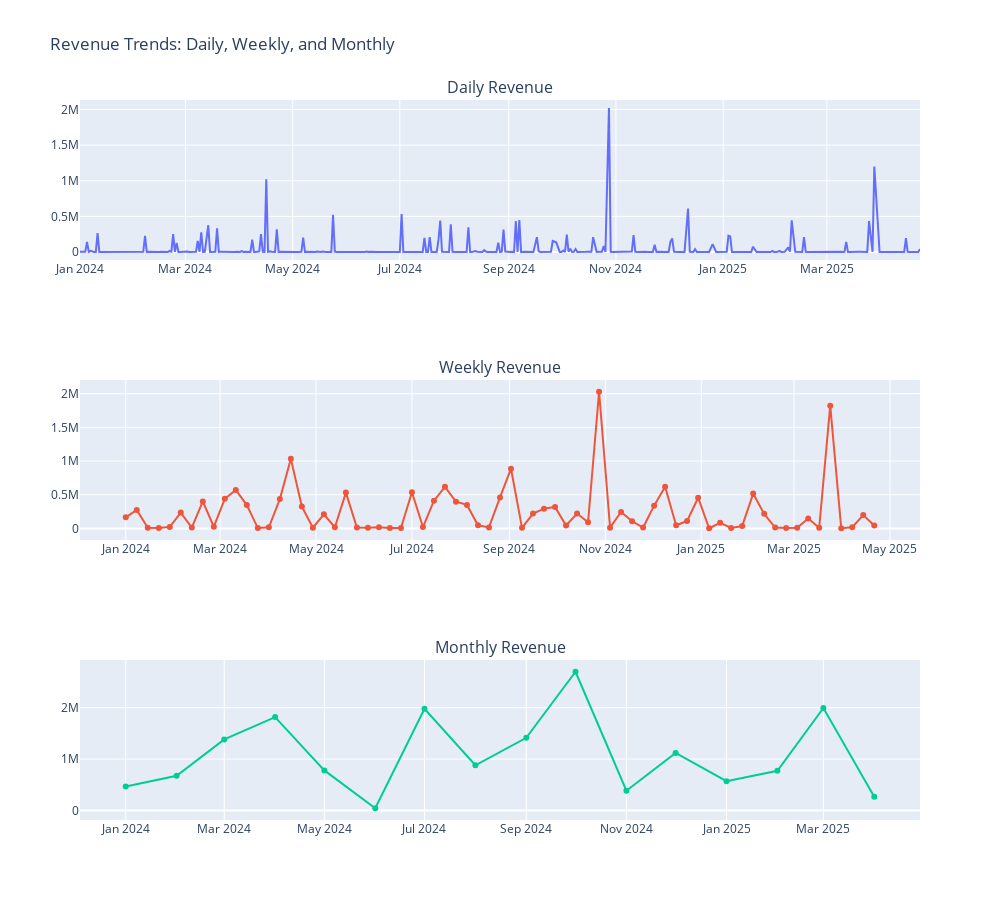

Write notebook code for a chart like this one.
### Markdown cell above
**A. Daily/Weekly/Monthly sales patterns**

### Code cell
# --- Daily Revenue ---
daily = df.groupby('Date')['Total Revenue'].sum().reset_index()

# --- Weekly Revenue ---
weekly = df.groupby(df['Date'].dt.to_period('W'))['Total Revenue'].sum().reset_index()
weekly['Date'] = weekly['Date'].dt.start_time

# --- Monthly Revenue ---
monthly = df.groupby(df['Date'].dt.to_period('M'))['Total Revenue'].sum().reset_index()
monthly['Date'] = monthly['Date'].dt.start_time

# --- Create Subplots ---
fig = make_subplots(
    rows=3, cols=1,
    subplot_titles=("Daily Revenue", "Weekly Revenue", "Monthly Revenue")
)

# Add Daily
fig = fig.add_trace(
    go.Scatter(x=daily['Date'], y=daily['Total Revenue'], mode='lines', name="Daily"),
    row=1, col=1
)

# Add Weekly
fig = fig.add_trace(
    go.Scatter(x=weekly['Date'], y=weekly['Total Revenue'], mode='lines+markers', name="Weekly"),
    row=2, col=1
)

# Add Monthly
fig = fig.add_trace(
    go.Scatter(x=monthly['Date'], y=monthly['Total Revenue'], mode='lines+markers', name="Monthly"),
    row=3, col=1
)

# Layout
fig = fig.update_layout(
    height=900, width=1000,
    title_text="Revenue Trends: Daily, Weekly, and Monthly",
    showlegend=False
)

fig.show()
